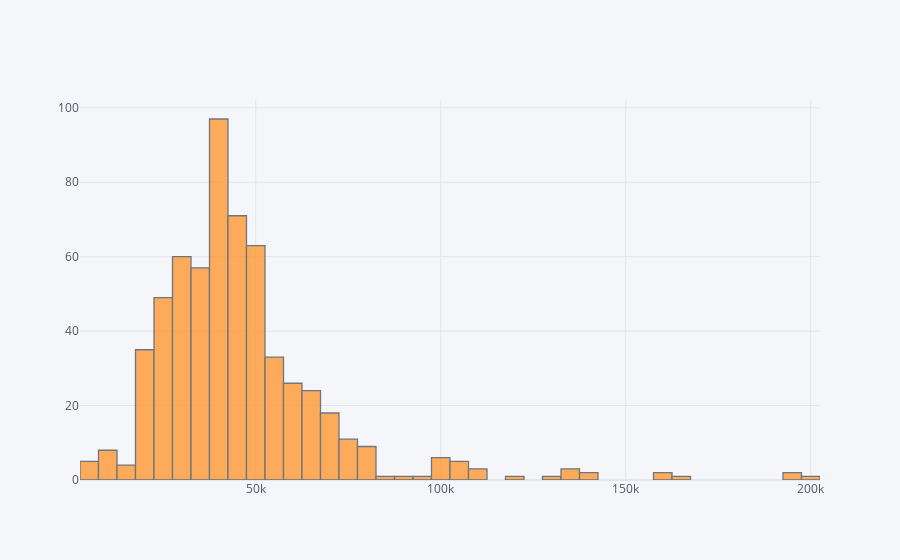

Notebook code cell kept with this figure:
### Code cell
df['Pay rate EUR'].iplot('hist')

### Figure 1 — Plotly figure (JSON) as saved in the notebook; plotly's stock layout.template omitted (floating-point values rounded to 4 significant figures; data arrays with more than 128 entries replaced by an {"elided": "..."} marker saying what was removed)
{"data": [{"histfunc": "count", "histnorm": "", "marker": {"color": "rgba(255, 153, 51, 1.0)", "line": {"color": "#4D5663", "width": 1.3}}, "name": "Pay rate EUR", "opacity": 0.8, "orientation": "v", "type": "histogram", "x": {"elided": "600 float values"}}], "layout": {"barmode": "overlay", "legend": {"bgcolor": "#F5F6F9", "font": {"color": "#4D5663"}}, "paper_bgcolor": "#F5F6F9", "plot_bgcolor": "#F5F6F9", "title": {"font": {"color": "#4D5663"}}, "xaxis": {"gridcolor": "#E1E5ED", "showgrid": true, "tickfont": {"color": "#4D5663"}, "title": {"font": {"color": "#4D5663"}, "text": ""}, "zerolinecolor": "#E1E5ED"}, "yaxis": {"gridcolor": "#E1E5ED", "showgrid": true, "tickfont": {"color": "#4D5663"}, "title": {"font": {"color": "#4D5663"}, "text": ""}, "zerolinecolor": "#E1E5ED"}}}
